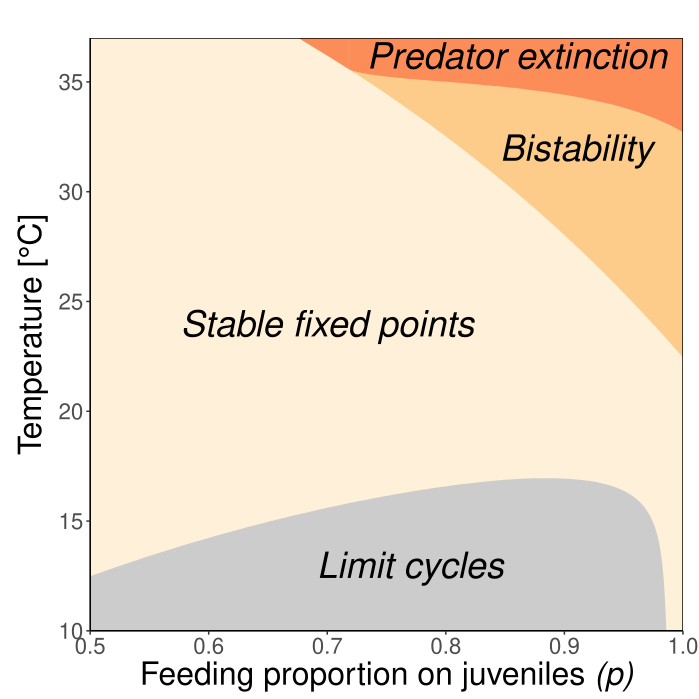

The script that drew this image:
####
## 2018.01.09 - Script for reading data and producing the figure: Continuation of bifurcation points (limit point, Hopf and branch point) in two parameter space; temperature and p
####

#---- Clear the workspace
rm(list=ls(all=TRUE))

#---- Load libraries (install first if needed)
library(tidyverse)
library(gridExtra)
library(RCurl)

#---- Get the bifurcation continuations from github
# p=1, default
BP <- read.csv(text=getURL("https://raw.githubusercontent.com/maxlindmark/Temperature_Allee/master/Data/p_temp_dyn_str/p_temp_dyn_str_c0EK43_BP.csv"), header=FALSE)

LP <- read.csv(text=getURL("https://raw.githubusercontent.com/maxlindmark/Temperature_Allee/master/Data/p_temp_dyn_str/p_temp_dyn_str_c0EK43_LP.csv"), header=FALSE)

H <- read.csv(text=getURL("https://raw.githubusercontent.com/maxlindmark/Temperature_Allee/master/Data/p_temp_dyn_str/p_temp_dyn_str_c0EK43_H.csv"), header=FALSE)

BP$tc <- BP$V5 - 273.15
H$tc <- H$V5 - 273.15
LP$tc <- LP$V5 - 273.15
                              
# There is a Cusp-point when the limit point and branch point collide into one curve (BP). The limit point only goes to this point, because at lower p-values the BP is the persistence boundary. So for plotting purposes, I will create a new polygon so that the BP is the persistence boundary even when alternative stable states are absent

BP_cusp <- subset(BP, V6 < min(LP$V6))                               
                                 
pal <- c("#fef0d9", "#fdcc8a", "#fc8d59", "#d7301f")

#library(png)
#mypng_3spec <- readPNG("//storage-og.slu.se/home$/mxli0002/Desktop/ms_II/Draft_1/Figures&Data/T_Rmax19_EK_Heatmap/3spec.png")
                  
#---- Plot for ms
ggplot(data=BP, aes(V6, tc)) +              
  coord_cartesian(ylim = c(10, 37), xlim = c(0.5, 1)) +
  scale_x_continuous(expand = c(0, 0)) +
  scale_y_continuous(expand = c(0, 0)) +
  
  geom_ribbon(data=BP, aes(x=V6, ymax=40, ymin=tc), fill=pal[2], col="NA") + 
  geom_ribbon(data=LP, aes(x=V6, ymax=40, ymin=tc), fill=pal[3], col="NA") + 
  geom_ribbon(data=BP_cusp, aes(x=V6, ymax=40, ymin=tc), fill=pal[3], col="NA") + 
  geom_ribbon(data=H, aes(x=V6, ymax=tc, ymin=9), fill="grey80", col="NA") + 

  annotate("text", x = c(0.91, 0.86, 0.77, 0.7), y=c(32, 36.2, 13, 24), label = c("Bistability", "Predator extinction", "Limit cycles", "Stable fixed points"), size=9, fontface=3) +
 
  theme_classic() +
  labs(y = expression(paste("Temperature [", degree*C, "]"))) +
  labs(x = expression(paste("Feeding proportion on juveniles ", italic("(p)")))) +
       
  theme(legend.title = element_text(size=23), 
        legend.text = element_text(size=21),
        axis.title = element_text(size=23),
        axis.text = element_text(size=16),
        strip.background = element_blank(),
        panel.border = element_rect(colour="black", fill="NA"),
        panel.background = element_rect(fill = pal[1], colour = pal[1]),
        aspect.ratio = 1,
        plot.margin = unit(c(1,0.1,0.1,0.1), "cm")) #+
#        
#        annotation_raster(mypng_3spec,ymin=30,ymax=37,xmin=0.5,xmax=0.63) 
